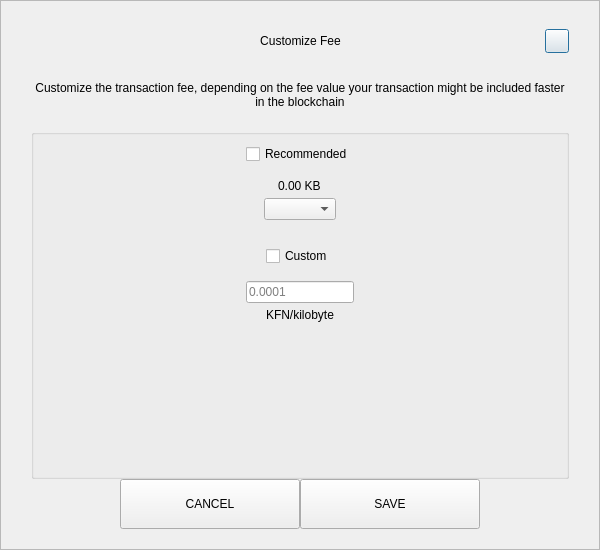
<?xml version="1.0" encoding="UTF-8"?>
<ui version="4.0">
 <class>SendCustomFeeDialog</class>
 <widget class="QDialog" name="SendCustomFeeDialog">
  <property name="geometry">
   <rect>
    <x>0</x>
    <y>0</y>
    <width>600</width>
    <height>550</height>
   </rect>
  </property>
  <property name="windowTitle">
   <string>Form</string>
  </property>
  <layout class="QVBoxLayout" name="verticalLayout_3">
   <property name="spacing">
    <number>0</number>
   </property>
   <property name="leftMargin">
    <number>0</number>
   </property>
   <property name="topMargin">
    <number>0</number>
   </property>
   <property name="rightMargin">
    <number>0</number>
   </property>
   <property name="bottomMargin">
    <number>0</number>
   </property>
   <item>
    <widget class="QFrame" name="frame">
     <property name="styleSheet">
      <string notr="true"/>
     </property>
     <property name="frameShape">
      <enum>QFrame::StyledPanel</enum>
     </property>
     <property name="frameShadow">
      <enum>QFrame::Raised</enum>
     </property>
     <layout class="QVBoxLayout" name="verticalLayout_2">
      <property name="spacing">
       <number>0</number>
      </property>
      <property name="leftMargin">
       <number>30</number>
      </property>
      <property name="topMargin">
       <number>20</number>
      </property>
      <property name="rightMargin">
       <number>30</number>
      </property>
      <property name="bottomMargin">
       <number>20</number>
      </property>
      <item>
       <layout class="QHBoxLayout" name="horizontalLayout_3">
        <property name="spacing">
         <number>0</number>
        </property>
        <item>
         <spacer name="horizontalSpacer_21">
          <property name="orientation">
           <enum>Qt::Horizontal</enum>
          </property>
          <property name="sizeHint" stdset="0">
           <size>
            <width>40</width>
            <height>20</height>
           </size>
          </property>
         </spacer>
        </item>
        <item>
         <widget class="QLabel" name="labelTitle">
          <property name="minimumSize">
           <size>
            <width>0</width>
            <height>40</height>
           </size>
          </property>
          <property name="maximumSize">
           <size>
            <width>16777215</width>
            <height>40</height>
           </size>
          </property>
          <property name="styleSheet">
           <string notr="true">padding-left:24px;</string>
          </property>
          <property name="text">
           <string>Customize Fee</string>
          </property>
          <property name="alignment">
           <set>Qt::AlignCenter</set>
          </property>
          <property name="margin">
           <number>7</number>
          </property>
         </widget>
        </item>
        <item>
         <spacer name="horizontalSpacer">
          <property name="orientation">
           <enum>Qt::Horizontal</enum>
          </property>
          <property name="sizeHint" stdset="0">
           <size>
            <width>40</width>
            <height>20</height>
           </size>
          </property>
         </spacer>
        </item>
        <item>
         <widget class="QPushButton" name="btnEsc">
          <property name="minimumSize">
           <size>
            <width>24</width>
            <height>24</height>
           </size>
          </property>
          <property name="maximumSize">
           <size>
            <width>24</width>
            <height>24</height>
           </size>
          </property>
          <property name="text">
           <string/>
          </property>
         </widget>
        </item>
       </layout>
      </item>
      <item>
       <spacer name="verticalSpacer_2">
        <property name="orientation">
         <enum>Qt::Vertical</enum>
        </property>
        <property name="sizeType">
         <enum>QSizePolicy::Fixed</enum>
        </property>
        <property name="sizeHint" stdset="0">
         <size>
          <width>20</width>
          <height>20</height>
         </size>
        </property>
       </spacer>
      </item>
      <item>
       <widget class="QLabel" name="labelMessage">
        <property name="text">
         <string>Customize the transaction fee, depending on the fee value your transaction might be included faster in the blockchain</string>
        </property>
        <property name="alignment">
         <set>Qt::AlignCenter</set>
        </property>
        <property name="wordWrap">
         <bool>true</bool>
        </property>
       </widget>
      </item>
      <item>
       <spacer name="verticalSpacer_3">
        <property name="orientation">
         <enum>Qt::Vertical</enum>
        </property>
        <property name="sizeType">
         <enum>QSizePolicy::Fixed</enum>
        </property>
        <property name="sizeHint" stdset="0">
         <size>
          <width>20</width>
          <height>20</height>
         </size>
        </property>
       </spacer>
      </item>
      <item>
       <widget class="QGroupBox" name="groupBox">
        <property name="title">
         <string/>
        </property>
        <layout class="QVBoxLayout" name="verticalLayout">
         <property name="leftMargin">
          <number>12</number>
         </property>
         <property name="rightMargin">
          <number>12</number>
         </property>
         <item>
          <layout class="QVBoxLayout" name="verticalLayout_4">
           <property name="spacing">
            <number>5</number>
           </property>
           <item alignment="Qt::AlignHCenter">
            <widget class="QCheckBox" name="checkBoxRecommended">
             <property name="text">
              <string>Recommended</string>
             </property>
            </widget>
           </item>
           <item>
            <spacer name="verticalSpacer_5">
             <property name="orientation">
              <enum>Qt::Vertical</enum>
             </property>
             <property name="sizeType">
              <enum>QSizePolicy::Fixed</enum>
             </property>
             <property name="sizeHint" stdset="0">
              <size>
               <width>20</width>
               <height>10</height>
              </size>
             </property>
            </spacer>
           </item>
           <item alignment="Qt::AlignHCenter">
            <widget class="QLabel" name="labelFee">
             <property name="text">
              <string>0.00 KB</string>
             </property>
            </widget>
           </item>
           <item alignment="Qt::AlignHCenter">
            <widget class="QComboBox" name="comboBoxRecommended"/>
           </item>
          </layout>
         </item>
         <item>
          <spacer name="verticalSpacer">
           <property name="orientation">
            <enum>Qt::Vertical</enum>
           </property>
           <property name="sizeType">
            <enum>QSizePolicy::Fixed</enum>
           </property>
           <property name="sizeHint" stdset="0">
            <size>
             <width>20</width>
             <height>20</height>
            </size>
           </property>
          </spacer>
         </item>
         <item>
          <layout class="QVBoxLayout" name="verticalLayout_5">
           <property name="spacing">
            <number>5</number>
           </property>
           <item alignment="Qt::AlignHCenter">
            <widget class="QCheckBox" name="checkBoxCustom">
             <property name="text">
              <string>Custom</string>
             </property>
            </widget>
           </item>
           <item>
            <spacer name="verticalSpacer_6">
             <property name="orientation">
              <enum>Qt::Vertical</enum>
             </property>
             <property name="sizeType">
              <enum>QSizePolicy::Fixed</enum>
             </property>
             <property name="sizeHint" stdset="0">
              <size>
               <width>20</width>
               <height>10</height>
              </size>
             </property>
            </spacer>
           </item>
           <item alignment="Qt::AlignHCenter">
            <widget class="QLineEdit" name="lineEditCustomFee">
             <property name="placeholderText">
              <string notr="true">0.0001</string>
             </property>
            </widget>
           </item>
           <item alignment="Qt::AlignHCenter">
            <widget class="QLabel" name="labelCustomFee">
             <property name="text">
              <string>KFN/kilobyte</string>
             </property>
            </widget>
           </item>
          </layout>
         </item>
         <item>
          <spacer name="verticalSpacer_4">
           <property name="orientation">
            <enum>Qt::Vertical</enum>
           </property>
           <property name="sizeHint" stdset="0">
            <size>
             <width>20</width>
             <height>40</height>
            </size>
           </property>
          </spacer>
         </item>
        </layout>
       </widget>
      </item>
      <item>
       <layout class="QHBoxLayout" name="horizontalLayout" stretch="1,2,2,1">
        <item>
         <spacer name="horizontalSpacer1">
          <property name="orientation">
           <enum>Qt::Horizontal</enum>
          </property>
          <property name="sizeHint" stdset="0">
           <size>
            <width>40</width>
            <height>20</height>
           </size>
          </property>
         </spacer>
        </item>
        <item>
         <widget class="QPushButton" name="btnCancel">
          <property name="minimumSize">
           <size>
            <width>180</width>
            <height>50</height>
           </size>
          </property>
          <property name="focusPolicy">
           <enum>Qt::NoFocus</enum>
          </property>
          <property name="text">
           <string>CANCEL</string>
          </property>
         </widget>
        </item>
        <item>
         <widget class="QPushButton" name="btnSave">
          <property name="minimumSize">
           <size>
            <width>180</width>
            <height>50</height>
           </size>
          </property>
          <property name="focusPolicy">
           <enum>Qt::NoFocus</enum>
          </property>
          <property name="text">
           <string>SAVE</string>
          </property>
         </widget>
        </item>
        <item>
         <spacer name="horizontalSpacer_2">
          <property name="orientation">
           <enum>Qt::Horizontal</enum>
          </property>
          <property name="sizeHint" stdset="0">
           <size>
            <width>40</width>
            <height>20</height>
           </size>
          </property>
         </spacer>
        </item>
       </layout>
      </item>
     </layout>
    </widget>
   </item>
  </layout>
 </widget>
 <resources/>
 <connections/>
</ui>
